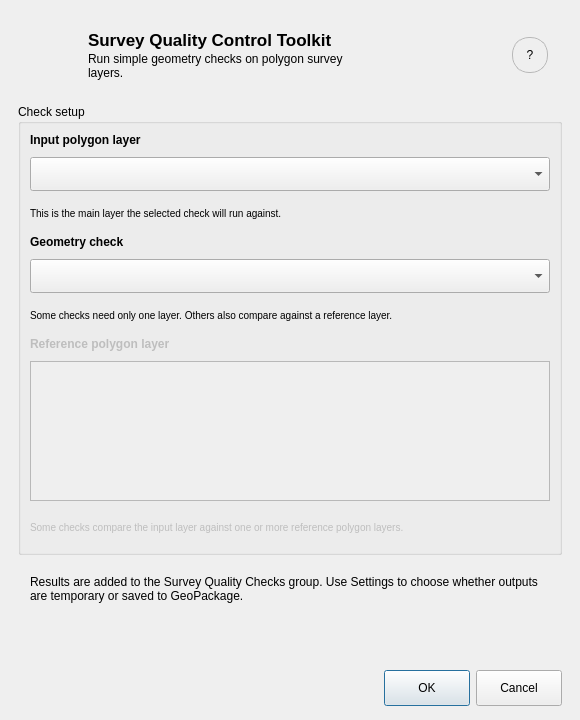
<?xml version="1.0" encoding="UTF-8"?>
<ui version="4.0">
 <class>SurveyQualityControlToolkitDialogBase</class>
 <widget class="QDialog" name="SurveyQualityControlToolkitDialogBase">
  <property name="geometry">
   <rect>
    <x>0</x>
    <y>0</y>
    <width>580</width>
    <height>720</height>
   </rect>
  </property>
  <property name="minimumSize">
   <size>
    <width>580</width>
    <height>720</height>
   </size>
  </property>
  <property name="windowTitle">
   <string>Survey Quality Control Toolkit</string>
  </property>
  <property name="styleSheet">
   <string notr="true">QComboBox, QgsMapLayerComboBox {
    min-height: 28px;
}

QDialogButtonBox QPushButton {
    min-width: 78px;
    min-height: 28px;
}</string>
  </property>
  <layout class="QVBoxLayout" name="verticalLayout">
   <property name="spacing">
    <number>12</number>
   </property>
   <property name="leftMargin">
    <number>18</number>
   </property>
   <property name="topMargin">
    <number>18</number>
   </property>
   <property name="rightMargin">
    <number>18</number>
   </property>
   <property name="bottomMargin">
    <number>14</number>
   </property>
   <item>
    <widget class="QFrame" name="headerFrame">

     <layout class="QHBoxLayout" name="headerLayout">
      <property name="leftMargin">
       <number>14</number>
      </property>
      <property name="topMargin">
       <number>12</number>
      </property>
      <property name="rightMargin">
       <number>14</number>
      </property>
      <property name="bottomMargin">
       <number>12</number>
      </property>
      <property name="spacing">
       <number>12</number>
      </property>
      <item>
       <widget class="QLabel" name="logoLabel">
        <property name="minimumSize">
         <size>
          <width>44</width>
          <height>44</height>
         </size>
        </property>
        <property name="maximumSize">
         <size>
          <width>44</width>
          <height>44</height>
         </size>
        </property>
        <property name="pixmap">
         <pixmap>icons/sqc_toolkit_icon.png</pixmap>
        </property>
        <property name="scaledContents">
         <bool>true</bool>
        </property>
       </widget>
      </item>
      <item>
       <layout class="QVBoxLayout" name="titleLayout">
        <property name="spacing">
         <number>2</number>
        </property>
        <item>
         <widget class="QLabel" name="titleLabel">
          <property name="text">
           <string>Survey Quality Control Toolkit</string>
          </property>
          <property name="styleSheet">
           <string notr="true">font-size: 17px; font-weight: bold;</string>
          </property>
         </widget>
        </item>
        <item>
         <widget class="QLabel" name="subtitleLabel">
          <property name="text">
           <string>Run simple geometry checks on polygon survey layers.</string>
          </property>

          <property name="wordWrap">
           <bool>true</bool>
          </property>
         </widget>
        </item>
       </layout>
      </item>
      <item>
       <spacer name="helpHorizontalSpacer">
        <property name="orientation">
         <enum>Qt::Horizontal</enum>
        </property>
        <property name="sizeHint" stdset="0">
         <size>
          <width>20</width>
          <height>20</height>
         </size>
        </property>
       </spacer>
      </item>
      <item>
       <widget class="QToolButton" name="helpButton">
        <property name="toolTip">
         <string>Open help</string>
        </property>
        <property name="text">
         <string>?</string>
        </property>
        <property name="icon">
         <iconset>
          <normaloff>icons/question_mark.png</normaloff>
         </iconset>
        </property>
        <property name="iconSize">
         <size>
          <width>20</width>
          <height>20</height>
         </size>
        </property>
        <property name="minimumSize">
         <size>
          <width>34</width>
          <height>34</height>
         </size>
        </property>
        <property name="maximumSize">
         <size>
          <width>34</width>
          <height>34</height>
         </size>
        </property>
        <property name="styleSheet">
         <string notr="true">QToolButton#helpButton {
    min-width: 34px;
    min-height: 34px;
    max-width: 34px;
    max-height: 34px;
    border-radius: 17px;
    border: 1px solid palette(mid);
    background-color: palette(button);
}

QToolButton#helpButton:hover {
    background-color: palette(light);
}

QToolButton#helpButton:pressed {
    background-color: palette(midlight);
}</string>
        </property>
        <property name="autoRaise">
         <bool>false</bool>
        </property>

       </widget>
      </item>
     </layout>
    </widget>
   </item>
   <item>
    <widget class="QGroupBox" name="checkSetupGroupBox">
     <property name="title">
      <string>Check setup</string>
     </property>
     <layout class="QVBoxLayout" name="controlsLayout">
      <property name="spacing">
       <number>10</number>
      </property>
      <item>
       <widget class="QLabel" name="layerLabel">
        <property name="text">
         <string>Input polygon layer</string>
        </property>
        <property name="styleSheet">
         <string notr="true">font-weight: bold;</string>
        </property>
        <property name="buddy">
         <cstring>layerComboBox</cstring>
        </property>
       </widget>
      </item>
      <item>
       <widget class="QgsMapLayerComboBox" name="layerComboBox">
        <property name="toolTip">
         <string>Select the polygon layer you want to check</string>
        </property>
       </widget>
      </item>
      <item>
       <widget class="QLabel" name="layerHelpLabel">
        <property name="minimumSize">
         <size>
          <width>0</width>
          <height>24</height>
         </size>
        </property>
        <property name="text">
         <string>This is the main layer the selected check will run against.</string>
        </property>
        <property name="styleSheet">
         <string notr="true">font-size: 10px;</string>
        </property>
        <property name="wordWrap">
         <bool>true</bool>
        </property>
       </widget>
      </item>
      <item>
       <widget class="QLabel" name="checkLabel">
        <property name="text">
         <string>Geometry check</string>
        </property>
        <property name="styleSheet">
         <string notr="true">font-weight: bold;</string>
        </property>
        <property name="buddy">
         <cstring>checkComboBox</cstring>
        </property>
       </widget>
      </item>
      <item>
       <widget class="QComboBox" name="checkComboBox">
        <property name="toolTip">
         <string>Select the geometry check to run</string>
        </property>
       </widget>
      </item>
      <item>
       <widget class="QLabel" name="checkHelpLabel">
        <property name="minimumSize">
         <size>
          <width>0</width>
          <height>24</height>
         </size>
        </property>
        <property name="text">
         <string>Some checks need only one layer. Others also compare against a reference layer.</string>
        </property>
        <property name="styleSheet">
         <string notr="true">font-size: 10px;</string>
        </property>
        <property name="wordWrap">
         <bool>true</bool>
        </property>
       </widget>
      </item>
      <item>
       <widget class="QLabel" name="referenceLayerLabel">
        <property name="enabled">
         <bool>false</bool>
        </property>
        <property name="text">
         <string>Reference polygon layer</string>
        </property>
        <property name="styleSheet">
         <string notr="true">font-weight: bold;</string>
        </property>
        <property name="buddy">
         <cstring>referenceLayerListWidget</cstring>
        </property>
       </widget>
      </item>
      <item>
       <widget class="QListWidget" name="referenceLayerListWidget">
        <property name="enabled">
         <bool>false</bool>
        </property>
        <property name="minimumSize">
         <size>
          <width>0</width>
          <height>110</height>
         </size>
        </property>
        <property name="maximumSize">
         <size>
          <width>16777215</width>
          <height>140</height>
         </size>
        </property>
        <property name="toolTip">
         <string>Tick one or more reference polygon layers to compare against</string>
        </property>
        <property name="alternatingRowColors">
         <bool>true</bool>
        </property>
       </widget>
      </item>
      <item>
       <widget class="QLabel" name="referenceHelpLabel">
        <property name="enabled">
         <bool>false</bool>
        </property>
        <property name="minimumSize">
         <size>
          <width>0</width>
          <height>32</height>
         </size>
        </property>
        <property name="text">
         <string>Some checks compare the input layer against one or more reference polygon layers.</string>
        </property>
        <property name="styleSheet">
         <string notr="true">font-size: 10px;</string>
        </property>
        <property name="wordWrap">
         <bool>true</bool>
        </property>
       </widget>
      </item>
     </layout>
    </widget>
   </item>
   <item>
    <widget class="QFrame" name="infoFrame">

     <layout class="QHBoxLayout" name="infoLayout">
      <property name="leftMargin">
       <number>12</number>
      </property>
      <property name="topMargin">
       <number>8</number>
      </property>
      <property name="rightMargin">
       <number>12</number>
      </property>
      <property name="bottomMargin">
       <number>8</number>
      </property>
      <item>
       <widget class="QLabel" name="infoLabel">
        <property name="text">
         <string>Results are added to the Survey Quality Checks group. Use Settings to choose whether outputs are temporary or saved to GeoPackage.</string>
        </property>
        <property name="wordWrap">
         <bool>true</bool>
        </property>

       </widget>
      </item>
     </layout>
    </widget>
   </item>
   <item>
    <spacer name="verticalSpacer">
     <property name="orientation">
      <enum>Qt::Vertical</enum>
     </property>
     <property name="sizeHint" stdset="0">
      <size>
       <width>20</width>
       <height>16</height>
      </size>
     </property>
    </spacer>
   </item>
   <item>
    <widget class="QDialogButtonBox" name="button_box">
     <property name="orientation">
      <enum>Qt::Horizontal</enum>
     </property>
     <property name="standardButtons">
      <set>QDialogButtonBox::Cancel|QDialogButtonBox::Ok</set>
     </property>
    </widget>
   </item>
  </layout>
 </widget>
 <customwidgets>
  <customwidget>
   <class>QgsMapLayerComboBox</class>
   <extends>QComboBox</extends>
   <header>qgsmaplayercombobox.h</header>
  </customwidget>
 </customwidgets>
 <resources/>
 <connections>
  <connection>
   <sender>button_box</sender>
   <signal>accepted()</signal>
   <receiver>SurveyQualityControlToolkitDialogBase</receiver>
   <slot>accept()</slot>
   <hints>
    <hint type="sourcelabel">
     <x>352</x>
     <y>570</y>
    </hint>
    <hint type="destinationlabel">
     <x>157</x>
     <y>274</y>
    </hint>
   </hints>
  </connection>
  <connection>
   <sender>button_box</sender>
   <signal>rejected()</signal>
   <receiver>SurveyQualityControlToolkitDialogBase</receiver>
   <slot>reject()</slot>
   <hints>
    <hint type="sourcelabel">
     <x>438</x>
     <y>570</y>
    </hint>
    <hint type="destinationlabel">
     <x>286</x>
     <y>274</y>
    </hint>
   </hints>
  </connection>
 </connections>
</ui>
